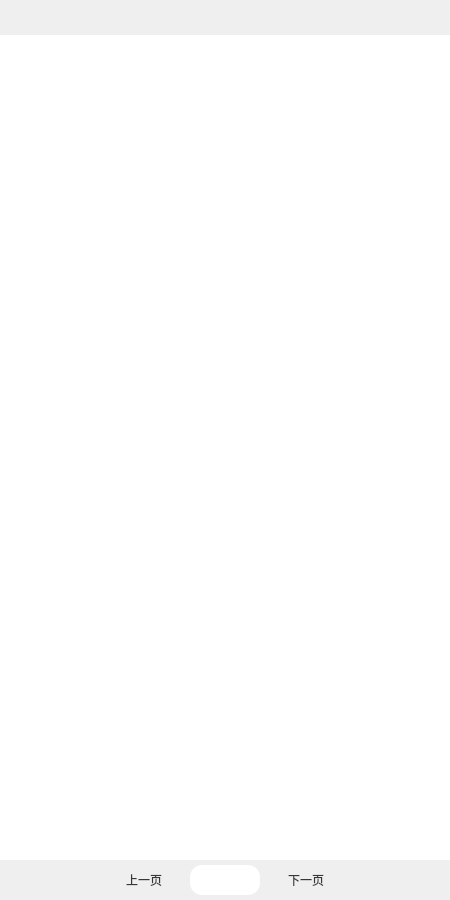
<?xml version="1.0" encoding="UTF-8"?>
<ui version="4.0">
 <class>trainWindow</class>
 <widget class="QMainWindow" name="trainWindow">
  <property name="geometry">
   <rect>
    <x>0</x>
    <y>0</y>
    <width>450</width>
    <height>900</height>
   </rect>
  </property>
  <property name="windowTitle">
   <string>列车信息</string>
  </property>
  <property name="styleSheet">
   <string notr="true">QMainWindow { border-radius: 12px; }</string>
  </property>
  <widget class="QWidget" name="centralwidget">
   <property name="styleSheet">
    <string notr="true">#centralwidget{
 border-image: url(:/images/mainwindow/mainwindow_background.png) 0 0 0 0 stretch stretch;
 border-radius: 12px;
}

#listWidget {
    border-image: url(:/images/mainwindow/mainwindow_background.png) 0 0 0 0 stretch stretch;
    border-bottom-right-radius: 12px;
	border-bottom-left-radius: 12px;

}
    </string>
   </property>
   <layout class="QVBoxLayout" name="verticalLayout">
    <property name="spacing">
     <number>0</number>
    </property>
    <property name="leftMargin">
     <number>0</number>
    </property>
    <property name="topMargin">
     <number>0</number>
    </property>
    <property name="rightMargin">
     <number>0</number>
    </property>
    <property name="bottomMargin">
     <number>0</number>
    </property>
    <item>
     <widget class="QWidget" name="titleBar" native="true">
      <property name="minimumSize">
       <size>
        <width>0</width>
        <height>35</height>
       </size>
      </property>
      <property name="maximumSize">
       <size>
        <width>16777215</width>
        <height>35</height>
       </size>
      </property>
      <property name="styleSheet">
       <string notr="true">
/* 关闭 */
#closeButton                     { image:url(:/images/mainwindow/close_normal.png); }
#closeButton:hover               { image:url(:/images/mainwindow/close_hover.png); }
/* 最小化 */
#minButton                       { image:url(:/images/mainwindow/min_normal.png); }
#minButton:hover                 { image:url(:/images/mainwindow/min_hover.png); }
/* 最大化 */
#maxButton                       { image:url(:/images/mainwindow/max_normal.png); }
#maxButton:hover                 { image:url(:/images/mainwindow/max_hover.png); }

/* 背景图铺满 */
#titleBar {
    border-image: url(:/images/mainwindow/bar_background.png) 0 0 0 0 stretch stretch;
    border-top-left-radius:12px;
    border-top-right-radius:12px;
}
/* 按钮透明 */
#titleBar QToolButton { border:none; background:transparent; }
       </string>
      </property>
      <layout class="QHBoxLayout" name="horizontalLayout">
       <property name="spacing">
        <number>8</number>
       </property>
       <property name="leftMargin">
        <number>20</number>
       </property>
       <property name="topMargin">
        <number>9</number>
       </property>
       <property name="rightMargin">
        <number>0</number>
       </property>
       <property name="bottomMargin">
        <number>9</number>
       </property>
       <item>
        <widget class="QWidget" name="btnZone" native="true">
         <layout class="QHBoxLayout" name="horizontalLayout_2">
          <property name="spacing">
           <number>8</number>
          </property>
          <property name="leftMargin">
           <number>0</number>
          </property>
          <property name="topMargin">
           <number>0</number>
          </property>
          <property name="rightMargin">
           <number>0</number>
          </property>
          <property name="bottomMargin">
           <number>0</number>
          </property>
          <item>
           <widget class="QToolButton" name="closeButton">
            <property name="minimumSize">
             <size>
              <width>15</width>
              <height>15</height>
             </size>
            </property>
            <property name="maximumSize">
             <size>
              <width>15</width>
              <height>15</height>
             </size>
            </property>
           </widget>
          </item>
          <item>
           <widget class="QToolButton" name="minButton">
            <property name="minimumSize">
             <size>
              <width>15</width>
              <height>15</height>
             </size>
            </property>
            <property name="maximumSize">
             <size>
              <width>15</width>
              <height>15</height>
             </size>
            </property>
           </widget>
          </item>
          <item>
           <widget class="QToolButton" name="maxButton">
            <property name="minimumSize">
             <size>
              <width>15</width>
              <height>15</height>
             </size>
            </property>
            <property name="maximumSize">
             <size>
              <width>15</width>
              <height>15</height>
             </size>
            </property>
           </widget>
          </item>
         </layout>
        </widget>
       </item>
       <item>
        <spacer name="horizontalSpacer">
         <property name="orientation">
          <enum>Qt::Orientation::Horizontal</enum>
         </property>
         <property name="sizeHint" stdset="0">
          <size>
           <width>1279</width>
           <height>20</height>
          </size>
         </property>
        </spacer>
       </item>
      </layout>
     </widget>
    </item>
    <item>
     <widget class="QWidget" name="contentWidget" native="true">
      <property name="styleSheet">
       <string notr="true"/>
      </property>
      <layout class="QVBoxLayout" name="verticalLayout_3">
       <property name="spacing">
        <number>0</number>
       </property>
       <property name="leftMargin">
        <number>0</number>
       </property>
       <property name="topMargin">
        <number>0</number>
       </property>
       <property name="rightMargin">
        <number>0</number>
       </property>
       <property name="bottomMargin">
        <number>0</number>
       </property>
       <item>
        <widget class="QListWidget" name="listWidget">
         <property name="styleSheet">
          <string notr="true">	border: none;</string>
         </property>
         <property name="frameShape">
          <enum>QFrame::Shape::NoFrame</enum>
         </property>
         <property name="verticalScrollBarPolicy">
          <enum>Qt::ScrollBarPolicy::ScrollBarAlwaysOff</enum>
         </property>
         <property name="defaultDropAction">
          <enum>Qt::DropAction::CopyAction</enum>
         </property>
         <property name="spacing">
          <number>12</number>
         </property>
        </widget>
       </item>
       <item>
        <widget class="QWidget" name="widget" native="true">
         <property name="minimumSize">
          <size>
           <width>0</width>
           <height>40</height>
          </size>
         </property>
         <property name="maximumSize">
          <size>
           <width>16777215</width>
           <height>40</height>
          </size>
         </property>
         <property name="styleSheet">
          <string notr="true">/* 上一页按钮 */
QPushButton#prevBtn {
    border-image: url(:/images/sideBar/black2.png) 0 0 0 0 stretch stretch;
    /* 如果图片正好是按钮大小，也可以直接用 image:url() */
	color: rgb(55,55,55);
	border-radius:12px; 
}
QPushButton#prevBtn:hover {
    border-image: url(:/images/sideBar/black3.png) 0 0 0 0 stretch stretch;
}

/* 下一页按钮 */
QPushButton#nextBtn {
    border-image: url(:/images/sideBar/black2.png) 0 0 0 0 stretch stretch;
	color: rgb(55,55,55);
	border-radius:12px; 
}
QPushButton#nextBtn:hover {
    border-image: url(:/images/sideBar/black3.png) 0 0 0 0 stretch stretch;
}


/* 输入框背景 */
QLineEdit#pageEdit {
    border: none;                      /* 去掉默认边框 */
    border-image: url(:/images/sideBar/black2.png) 0 0 0 0 stretch stretch;
	color: rgb(55,55,55);
	border-radius:12px; 
    /* 去掉原来的 padding-left */
    padding: 0;
    /* 让文字水平垂直都居中 */
    qproperty-alignment: AlignCenter;
}
</string>
         </property>
         <layout class="QHBoxLayout" name="horizontalLayout_3">
          <property name="topMargin">
           <number>5</number>
          </property>
          <property name="bottomMargin">
           <number>5</number>
          </property>
          <item>
           <spacer name="horizontalSpacer_2">
            <property name="orientation">
             <enum>Qt::Orientation::Horizontal</enum>
            </property>
            <property name="sizeHint" stdset="0">
             <size>
              <width>40</width>
              <height>20</height>
             </size>
            </property>
           </spacer>
          </item>
          <item>
           <widget class="QPushButton" name="prevBtn">
            <property name="minimumSize">
             <size>
              <width>80</width>
              <height>30</height>
             </size>
            </property>
            <property name="maximumSize">
             <size>
              <width>80</width>
              <height>30</height>
             </size>
            </property>
            <property name="text">
             <string>上一页</string>
            </property>
           </widget>
          </item>
          <item>
           <widget class="QLineEdit" name="pageEdit">
            <property name="minimumSize">
             <size>
              <width>70</width>
              <height>30</height>
             </size>
            </property>
            <property name="maximumSize">
             <size>
              <width>70</width>
              <height>30</height>
             </size>
            </property>
           </widget>
          </item>
          <item>
           <widget class="QPushButton" name="nextBtn">
            <property name="minimumSize">
             <size>
              <width>80</width>
              <height>30</height>
             </size>
            </property>
            <property name="maximumSize">
             <size>
              <width>80</width>
              <height>30</height>
             </size>
            </property>
            <property name="text">
             <string>下一页</string>
            </property>
           </widget>
          </item>
          <item>
           <spacer name="horizontalSpacer_3">
            <property name="orientation">
             <enum>Qt::Orientation::Horizontal</enum>
            </property>
            <property name="sizeHint" stdset="0">
             <size>
              <width>40</width>
              <height>20</height>
             </size>
            </property>
           </spacer>
          </item>
         </layout>
        </widget>
       </item>
      </layout>
     </widget>
    </item>
   </layout>
  </widget>
 </widget>
 <resources/>
 <connections/>
</ui>
